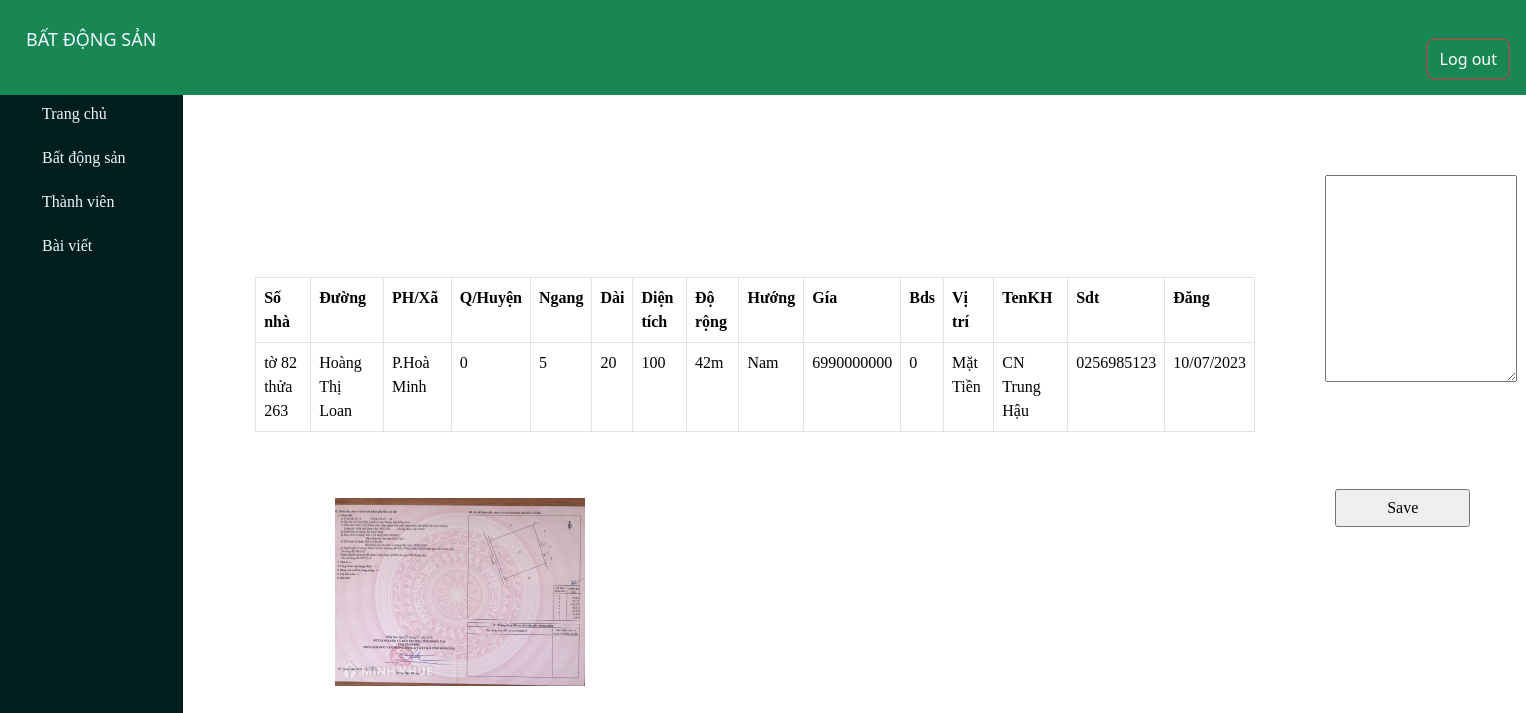
/data.php?action=data&query=xem&iddanhmuc=186, run on the app's committed database.
### tables this page shows
CREATE TABLE `tbl_danhmuc` (
  `id_danhmuc` int(11) NOT NULL,
  `sonha` varchar(100) NOT NULL,
  `duong` varchar(100) NOT NULL,
  `xa` varchar(100) NOT NULL,
  `huyen` varchar(100) NOT NULL,
  `ngang` varchar(100) NOT NULL,
  `dai` varchar(100) NOT NULL,
  `dientich` varchar(100) NOT NULL,
  `dorong` varchar(11) NOT NULL,
  `huong` varchar(100) NOT NULL,
  `gia` varchar(100) NOT NULL,
  `bds` varchar(50) NOT NULL,
  `vitri` varchar(100) NOT NULL,
  `ten` varchar(50) NOT NULL,
  `dang` varchar(50) NOT NULL,
  `hinhanh` varchar(100) NOT NULL,
  `ghichu` varchar(100) NOT NULL,
  `sdt` varchar(20) NOT NULL
);

### modules/data/detail.php (the view)
<?php
    $sql_sua_danhmucsp = "SELECT * FROM tbl_danhmuc   where id_danhmuc='$_GET[iddanhmuc]' LIMIT 1";
    $mysqli = new mysqli("localhost","root","","web_mysqli");
    $query_sua_danhmucsp = mysqli_query($mysqli,$sql_sua_danhmucsp);
?>
<table border ="1" width="50%"  >
    <form method="POST" action="modules/data/controll_data.php?iddanhmuc=<?php echo $_GET['iddanhmuc'] ?>" enctype="multipart/form-data">
        <?php
        while($dong = mysqli_fetch_array($query_sua_danhmucsp)){
        ?>
            <textarea row="100"  name="ghichu" style="resize: both"  class="ghichu1" >
            <?php echo $dong['ghichu']?>
            </textarea>
             <input type="submit"  name="suadanhmuc" value="Save" class="ghichu" >
        <?php
        }
        ?>
  </form>
</table>
<?php
    $sql_chitiet = "SELECT * FROM tbl_danhmuc    where id_danhmuc='$_GET[iddanhmuc]' LIMIT 1";
    $mysqli = new mysqli("localhost","root","","web_mysqli");
    $query_chitiet= mysqli_query($mysqli,$sql_chitiet);
?>
<table class="table table-bordered" style=" width:1000px; margin-left:100px; margin-top:-250px;">
  <tr >
    <th>Số nhà</th>
    <th>Đường</th>
    <th>PH/Xã</th>
    <th>Q/Huyện</th>
    <th>Ngang</th>
    <th>Dài</th>
    <th>Diện tích</th>
    <th>Độ rộng</th>
    <th>Hướng</th>
    <th>Gía</th>
    <th>Bds</th>
    <th>Vị trí</th>
    <th>TenKH</th>
    <th>Sdt</th>
    <th>Đăng</th>
  </tr>
    <form method="POST" action="modules/data/controll_data.php?iddanhmuc=<?php echo $_GET['iddanhmuc'] ?>">
        <?php
        while($row = mysqli_fetch_array($query_chitiet)){
        ?>
        <tr>
        <tr>
    <td><?php echo $row['sonha'] ?></td>
    <td><?php echo $row['duong'] ?></td>
    <td><?php echo $row['xa'] ?></td>
    <td><?php echo $row['huyen'] ?></td>
    <td><?php echo $row['ngang'] ?></td>
    <td><?php echo $row['dai'] ?></td>
    <td><?php echo $row['dientich'] ?></td>
    <td><?php echo $row['dorong'] ?></td>
    <td><?php echo $row['huong'] ?></td>
    <td><?php echo $row['gia'] ?></td>
    <td><?php echo $row['bds'] ?></td>
    <td><?php echo $row['vitri'] ?></td>
    <td> <?php echo $row ['ten']?></td>
    <td><?php echo $row ['sdt']?></td>
    <td> <?php echo $row['dang']?></td>
  </tr>
        <?php
        }
        ?>
  </form>
</table>
<?php
    $sql_chitiet = "SELECT * FROM tbl_danhmuc    where id_danhmuc='$_GET[iddanhmuc]' LIMIT 1";
    $mysqli = new mysqli("localhost","root","","web_mysqli");
    $query_chitiet= mysqli_query($mysqli,$sql_chitiet);
?>
<table border ="1" width="50%" >
    <form method="POST" action="modules/data/controll_data.php?iddanhmuc=<?php echo $_GET['iddanhmuc'] ?>">
        <?php
        while($row = mysqli_fetch_array($query_chitiet)){
        ?>
  <div class ="hinh" >
    <img src="modules/data/uploads/<?php echo $row ['hinhanh']?>" width="250px  " style="margin-top: 500px;" >
  </div>
        <?php
        }
        ?>
  </form>
</table>

### css/min1.css (style rules this page uses)
.hinh { margin-top: -450px; margin-left: 80px; }
.ghichu { padding: 5px 50px; margin-top: 100px; margin-left: 1180px; }
.ghichu1 { padding: 80px 5px; font-size: 15px; margin-left: 1000px; margin-top: 100px; }

### data.php (style rules this page uses)
body { margin: 0; padding: 0; background-image: url('image/hinh2.jpg'); }

### data on the page
tbl_danhmuc: sonha "tờ 82 thửa 263", duong "Hoàng Thị Loan", xa "P.Hoà Minh", huyen "0", ngang "5", dai "20", dientich "100", dorong "42m", huong "Nam", gia "6990000000", bds "0", vitri "Mặt Tiền", ten "CN Trung Hậu", sdt "0256985123", dang "10/07/2023", hinhanh (picture)
